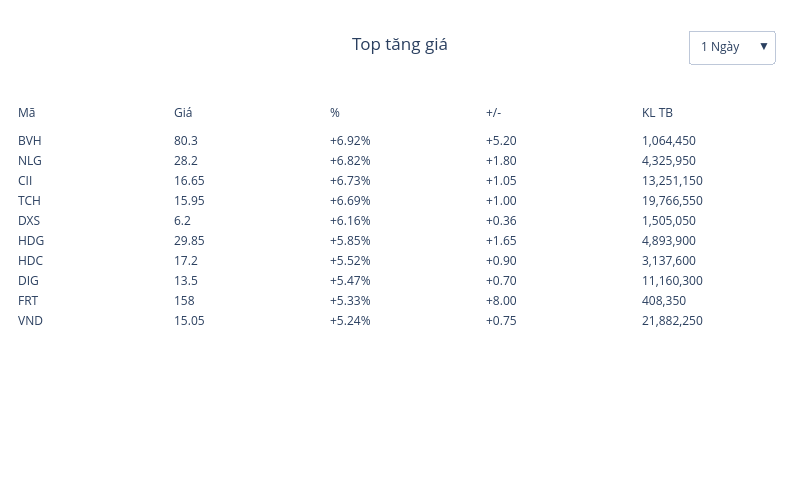

Notebook source saved alongside this figure:
### Code cell
fig = create_top_gainers_table(df)
fig.show()

### Figure 1 — Plotly figure (JSON) as saved in the notebook; plotly's stock layout.template omitted (floating-point values rounded to 4 significant figures)
{"data": [{"cells": {"align": "left", "fill": {"color": "white"}, "line": {"width": 0}, "values": [["BVH", "NLG", "CII", "TCH", "DXS", "HDG", "HDC", "DIG", "FRT", "VND"], [80.3, 28.2, 16.65, 15.95, 6.2, 29.85, 17.2, 13.5, 158, 15.05], ["+6.92%", "+6.82%", "+6.73%", "+6.69%", "+6.16%", "+5.85%", "+5.52%", "+5.47%", "+5.33%", "+5.24%"], ["+5.20", "+1.80", "+1.05", "+1.00", "+0.36", "+1.65", "+0.90", "+0.70", "+8.00", "+0.75"], ["1,064,450", "4,325,950", "13,251,150", "19,766,550", "1,505,050", "4,893,900", "3,137,600", "11,160,300", "408,350", "21,882,250"]]}, "header": {"align": "left", "fill": {"color": "white"}, "line": {"width": 0}, "values": ["Mã", "Giá", "%", "+/-", "KL TB"]}, "type": "table", "visible": true}, {"cells": {"align": "left", "fill": {"color": "white"}, "line": {"width": 0}, "values": [["BVH", "NLG", "FRT", "TCH", "GEE", "HDG", "KOS", "REE", "OCB", "SAB"], [80.3, 28.2, 158, 15.95, 155.5, 29.85, 38.8, 66.3, 10.95, 45.1], ["+10.45%", "+6.82%", "+5.97%", "+5.63%", "+5.42%", "+4.92%", "+4.86%", "+3.92%", "+2.34%", "+1.58%"], ["+7.60", "+1.80", "+8.90", "+0.85", "+8.00", "+1.40", "+1.80", "+2.50", "+0.25", "+0.70"], ["677,025", "3,990,175", "286,562", "10,439,188", "852,762", "3,979,312", "546,725", "1,550,262", "1,505,675", "721,550"]]}, "header": {"align": "left", "fill": {"color": "white"}, "line": {"width": 0}, "values": ["Mã", "Giá", "%", "+/-", "KL TB"]}, "type": "table", "visible": false}, {"cells": {"align": "left", "fill": {"color": "white"}, "line": {"width": 0}, "values": [["DCM", "DPM", "EVF", "HDG", "VCG", "PPC", "VSC", "VPI", "REE", "EIB"], [45.35, 28.8, 13.25, 29.85, 20.55, 10.65, 23.5, 57.9, 66.3, 22.15], ["+20.61%", "+16.60%", "+11.81%", "+7.96%", "+7.03%", "+6.82%", "+5.86%", "+5.85%", "+5.74%", "+3.02%"], ["+7.75", "+4.10", "+1.40", "+2.20", "+1.35", "+0.68", "+1.30", "+3.20", "+3.60", "+0.65"], ["6,919,390", "13,279,371", "12,337,923", "2,801,190", "11,081,884", "615,819", "10,699,255", "2,001,545", "1,015,271", "11,093,871"]]}, "header": {"align": "left", "fill": {"color": "white"}, "line": {"width": 0}, "values": ["Mã", "Giá", "%", "+/-", "KL TB"]}, "type": "table", "visible": false}], "layout": {"height": 500, "margin": {"b": 10, "l": 10, "r": 10, "t": 100}, "paper_bgcolor": "white", "plot_bgcolor": "white", "title": {"text": "Top tăng giá", "x": 0.5, "xanchor": "center"}, "updatemenus": [{"buttons": [{"args": [{"visible": [true, false, false]}, {"title": "Top tăng giá - 1 Ngày"}], "label": "1 Ngày", "method": "update"}, {"args": [{"visible": [false, true, false]}, {"title": "Top tăng giá - 1 Tuần"}], "label": "1 Tuần", "method": "update"}, {"args": [{"visible": [false, false, true]}, {"title": "Top tăng giá - 1 Tháng"}], "label": "1 Tháng", "method": "update"}], "direction": "down", "x": 0.98, "xanchor": "right", "y": 1.18, "yanchor": "top"}], "width": 800}}
